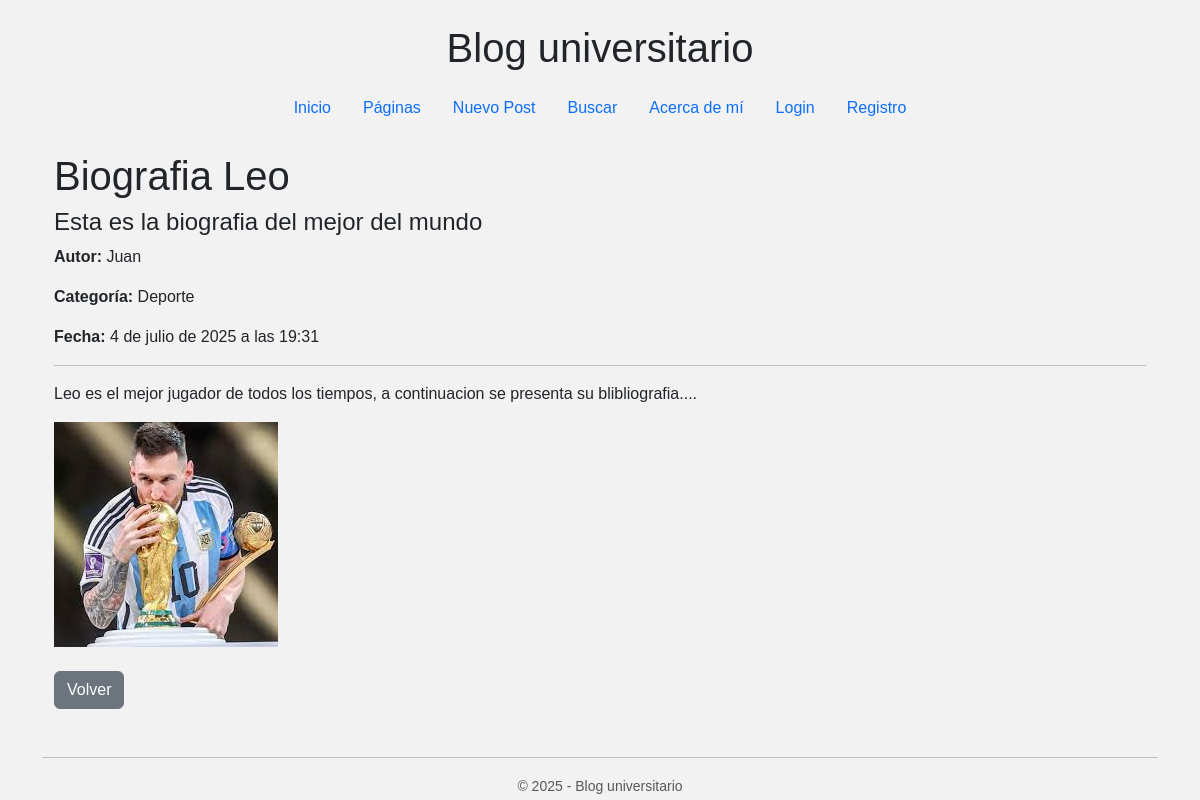
Screenshot of /pages/5/ with the database file from the repository.
### core/models.py (models this page shows, shortened)
class Post(models.Model):
    titulo = models.CharField(max_length=200)
    subtitulo = models.CharField(max_length=200,blank=True)
    contenido = RichTextField()  # texto enriquecido
    imagen = models.ImageField(upload_to='posts/', null=True, blank=True)
    fecha = models.DateTimeField(auto_now_add=True)
    autor = models.ForeignKey(Autor, on_delete=models.CASCADE)
    categoria = models.ForeignKey(Categoria, on_delete=models.SET_NULL, null=True)

class Autor(models.Model):
    user = models.OneToOneField(User, on_delete=models.CASCADE)
    nombre = models.CharField(max_length=100)
    email = models.EmailField()
    def __str__(self):
        return self.nombre

class Categoria(models.Model):
    nombre = models.CharField(max_length=100)
    def __str__(self):
        return self.nombre

### core/views.py (the view)
# urls.py: path('pages/<int:pk>/', PostDetailView.as_view(), name='page-detail'),
class PostDetailView(DetailView):
    model = Post
    template_name = 'core/page_detail.html'
    context_object_name = 'post'

### core/templates/core/page_detail.html (shortened to what this page needs)
{% extends 'core/base.html' %}
{% block content %}
<div class="container">
    <h1>{{ post.titulo }}</h1>
    <h4>{{ post.subtitulo }}</h4>
    <p><strong>Autor:</strong> {{ post.autor }}</p>
    <p><strong>Categoría:</strong> {{ post.categoria }}</p>
    <p><strong>Fecha:</strong> {{ post.fecha }}</p>
    <hr>
    <div>
        {{ post.contenido|safe }}
    </div>
    {% if post.imagen %}
        <div class="mt-3">
            <img src="{{ post.imagen.url }}" class="img-fluid" alt="Imagen del post">
        </div>
    {% endif %}
    <br>
    <a href="{% url 'pages' %}" class="btn btn-secondary">Volver</a>
</div>
{% endblock %}

### core/static/css/estilos.css (style rules this page uses)
body { background-color: #f2f2f2; font-family: Arial, sans-serif; }

### rows the page displays
Post: titulo "Biografia Leo", subtitulo "Esta es la biografia del mejor del mundo", autor "Juan", categoria "Deporte", fecha "4 de julio de 2025 a las 19:31", contenido "Leo es el mejor jugador de todos los tiempos, a continuacion se presenta su blibliografia....", imagen (picture)

### other values shown
{{ year|default:2025 }} "2025"
